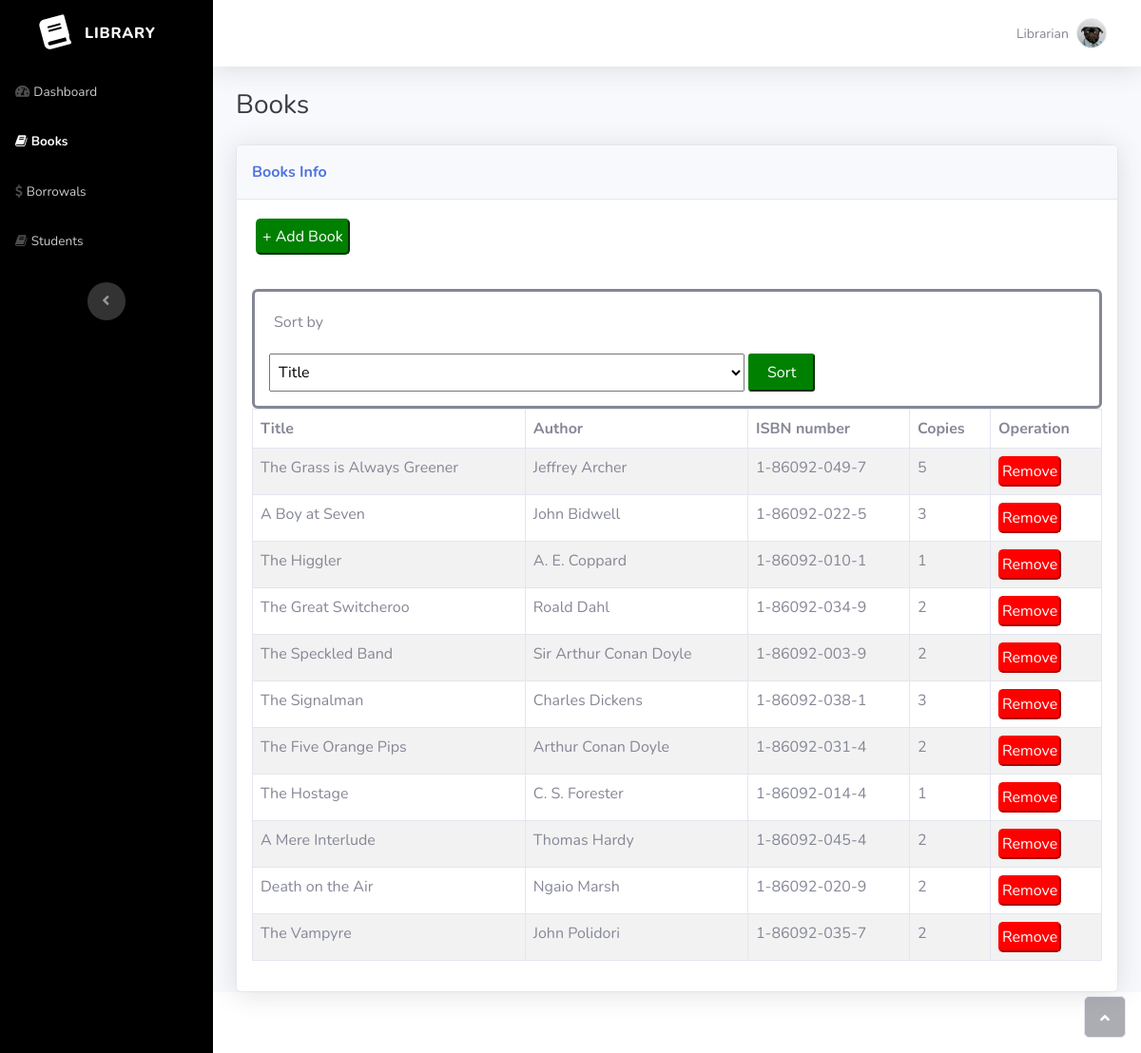
The app's page /books/ (signed in) with its own data.
### panel/models.py (models this page shows, shortened)
class Book(models.Model):
    isbn_number = models.CharField(max_length=20, null=True)
    title = models.CharField(max_length=200, null=True)
    author = models.CharField(max_length=200, null=True)
    copies = models.IntegerField(null=True)

### panel/views.py (the view)
# urls.py: path('books/', views.books, name='books'),
@login_required(login_url='login')
def books(request):
    books = list(Book.objects.all())
    if request.method == 'POST':
        key = request.POST.get('sort_by')
        qSort(books, key.lower())
    return render(request, 'panel/books.html', {'books': books})

### panel/templates/panel/books.html (shortened to what this page needs)
{% extends 'panel/template.html' %}
{% load static %}
{% block sidebar %}
                <ul class="navbar-nav text-light" id="accordionSidebar">
                    <li class="nav-item"><a class="nav-link" href="{% url 'home' %}"><i class="fas fa-tachometer-alt"></i><span>Dashboard</span></a></li>
                    <li class="nav-item"><a class="nav-link active" href="{% url 'books' %}"><i class="fa fa-book"></i><span>Books</span></a></li>
                    <li class="nav-item"><a class="nav-link" href="{% url 'borrows' %}"><i class="fa fa-dollar"></i><span>Borrowals</span></a></li>
                    <li class="nav-item"><a class="nav-link" href="{% url 'students' %}"><i class="fa fa-book"></i><span>Students</span></a></li>
                </ul>
{% endblock %}
{% block content %}
                <div class="container-fluid">
                    <h3 class="text-dark mb-4">Books</h3>
                    <div class="card shadow">
                        <div class="card-header py-3">
                            <p class="text-primary m-0 fw-bold">Books Info</p>
                        </div>
                        <a href="{% url 'add-book' %}"><button type="button" style="background-color: green; color: white; padding: 5px; border-color: green; border-radius: 5px; margin: 20px;">+ Add Book</button></a>
                        <div class="card-body">
                            <div style="border-style: solid; padding: 15px; border-radius: 6px;">
                                <p style="padding: 5px;">Sort by</p>
                                <form method="post">
                                    <select name="sort_by" style="width: 500px; height: 40px; padding: 5px;">
                                        <option>Title</option>
                                    </select>
                                    <button style="width: 70px; height: 40px;padding-left: 5px; padding-right: 5px; background-color: green; color: white; border-color: green; border-radius: 3px;">Sort</button>
                                </form>
                            </div>
                            <table class="table table-striped table-bordered" id="dataTable" style="width:100%">
                                <thead>
                                    <tr>
                                        <th>Title</th>
                                        <th>Author</th>
                                        <th>ISBN number</th>
                                        <th>Copies</th>
                                        <th>Operation</th>
                                    </tr>
                                </thead>
                                <tbody>
                                    {% for book in books %}
                                        <tr style="padding: 5px;">
                                            <td>{{book.title}}</td>
                                            <td>{{book.author}}</td>
                                            <td>{{book.isbn_number}}</td>
                                            <td>{{book.copies}}</td>
                                            <td><a href="/delete-book/{{book.id}}/"><button type="button" style="background-color: red; color: white; padding: 2px; border-color: red; border-radius: 5px;">Remove</button></a>
                                        </tr>
                                    {% endfor %}
                                </tbody>
                            </table>
                        </div>
                    </div>
                </div>
{% endblock %}

### records on screen
Book: title "The Grass is Always Greener", author "Jeffrey Archer", isbn_number "1-86092-049-7", copies "5"
Book: title "A Boy at Seven", author "John Bidwell", isbn_number "1-86092-022-5", copies "3"
Book: title "The Higgler", author "A. E. Coppard", isbn_number "1-86092-010-1", copies "1"
Book: title "The Great Switcheroo", author "Roald Dahl", isbn_number "1-86092-034-9", copies "2"
Book: title "The Speckled Band", author "Sir Arthur Conan Doyle", isbn_number "1-86092-003-9", copies "2"
Book: title "The Signalman", author "Charles Dickens", isbn_number "1-86092-038-1", copies "3"
Book: title "The Five Orange Pips", author "Arthur Conan Doyle", isbn_number "1-86092-031-4", copies "2"
Book: title "The Hostage", author "C. S. Forester", isbn_number "1-86092-014-4", copies "1"
Book: title "A Mere Interlude", author "Thomas Hardy", isbn_number "1-86092-045-4", copies "2"
Book: title "Death on the Air", author "Ngaio Marsh", isbn_number "1-86092-020-9", copies "2"
Book: title "The Vampyre", author "John Polidori", isbn_number "1-86092-035-7", copies "2"
